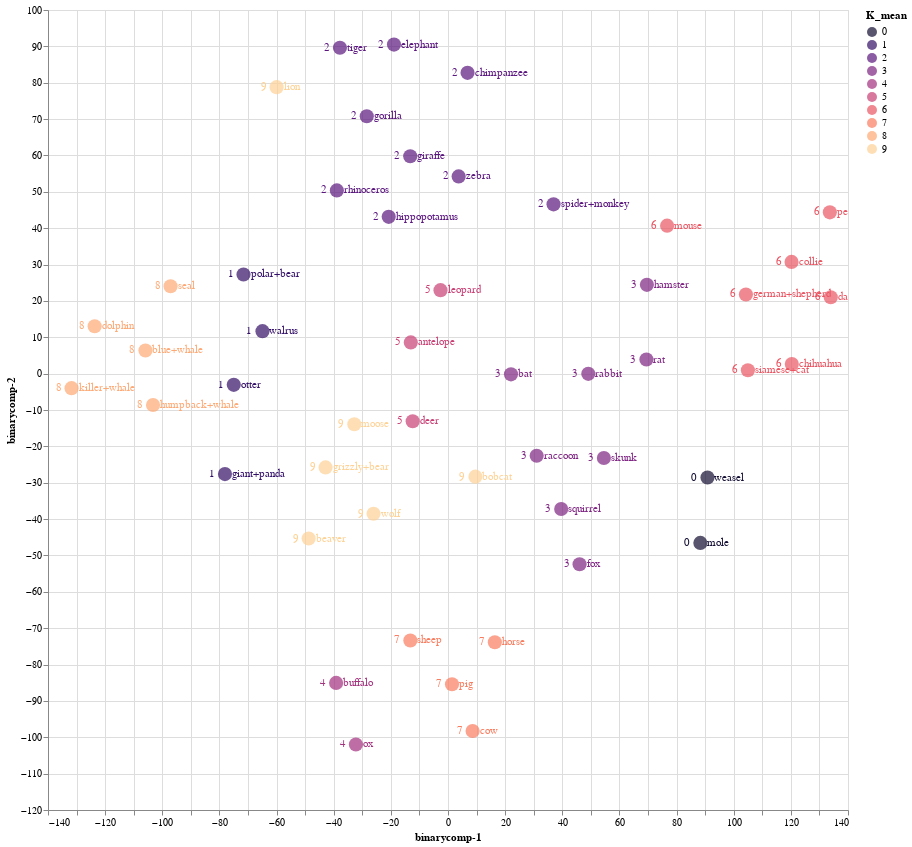

The cell this chart's notebook holds for it:
### Code cell
source = tsne_binary_df1

points = alt.Chart(source).mark_circle(size=200).encode(
    x='binarycomp-1:Q',
    y='binarycomp-2:Q',
    color=alt.Color('K_mean:N', scale=alt.Scale(scheme='Magma'))
    ).properties(
    width=800,
    height=800
)

text1 = points.mark_text(
    align='left',
    baseline='middle',
    dx=7
).encode(
    text='classes:N'
)

text2 = points.mark_text(
    align='right',
    baseline='middle',
    dx=-10
).encode(
    text='K_mean:N'
)

points.interactive() + text1 + text2

### Figure 1 — Vega-Lite specification as saved in the notebook (floating-point values rounded to 4 significant figures)
{"config": {"view": {"continuousWidth": 400, "continuousHeight": 300}}, "layer": [{"mark": {"type": "circle", "size": 200}, "encoding": {"color": {"field": "K_mean", "scale": {"scheme": "Magma"}, "type": "nominal"}, "x": {"field": "binarycomp-1", "type": "quantitative"}, "y": {"field": "binarycomp-2", "type": "quantitative"}}, "height": 800, "selection": {"selector006": {"type": "interval", "bind": "scales", "encodings": ["x", "y"]}}, "width": 800}, {"mark": {"type": "text", "align": "left", "baseline": "middle", "dx": 7}, "encoding": {"color": {"field": "K_mean", "scale": {"scheme": "Magma"}, "type": "nominal"}, "text": {"field": "classes", "type": "nominal"}, "x": {"field": "binarycomp-1", "type": "quantitative"}, "y": {"field": "binarycomp-2", "type": "quantitative"}}, "height": 800, "width": 800}, {"mark": {"type": "text", "align": "right", "baseline": "middle", "dx": -10}, "encoding": {"color": {"field": "K_mean", "scale": {"scheme": "Magma"}, "type": "nominal"}, "text": {"field": "K_mean", "type": "nominal"}, "x": {"field": "binarycomp-1", "type": "quantitative"}, "y": {"field": "binarycomp-2", "type": "quantitative"}}, "height": 800, "width": 800}], "data": {"name": "data-6f274b758df17504d32333930ea67a0c"}, "$schema": "https://vega.github.io/schema/vega-lite/v4.17.0.json", "datasets": {"data-6f274b758df17504d32333930ea67a0c": [{"binarycomp-1": -13.02, "binarycomp-2": 8.595, "classes": "antelope", "order": "ARTIODACTYLA", "family": "BOVIDAE", "K_mean": 5}, {"binarycomp-1": -42.85, "binarycomp-2": -25.79, "classes": "grizzly+bear", "order": "CARNIVORA", "family": "URSIDAE", "K_mean": 9}, {"binarycomp-1": -131.8, "binarycomp-2": -3.99, "classes": "killer+whale", "order": "ARTIODACTYLA", "family": "DELPHINIDAE", "K_mean": 8}, {"binarycomp-1": -48.77, "binarycomp-2": -45.35, "classes": "beaver", "order": "RODENTIA", "family": "APLODONTIIDAE", "K_mean": 9}, {"binarycomp-1": 134.0, "binarycomp-2": 21.01, "classes": "dalmatian", "order": "CARNIVORA", "family": "CANIDAE", "K_mean": 6}, {"binarycomp-1": 133.6, "binarycomp-2": 44.35, "classes": "persian+cat", "order": "CARNIVORA", "family": "FELIDAE", "K_mean": 6}, {"binarycomp-1": 16.4, "binarycomp-2": -73.88, "classes": "horse", "order": "PERISSODACTYLA", "family": "EQUIDAE", "K_mean": 7}, {"binarycomp-1": 104.3, "binarycomp-2": 21.78, "classes": "german+shepherd", "order": "CARNIVORA", "family": "CANIDAE", "K_mean": 6}, {"binarycomp-1": -105.9, "binarycomp-2": 6.373, "classes": "blue+whale", "order": "ARTIODACTYLA", "family": "BALAENOPTERIDAE", "K_mean": 8}, {"binarycomp-1": 105.0, "binarycomp-2": 0.9294, "classes": "siamese+cat", "order": "CARNIVORA", "family": "FELIDAE", "K_mean": 6}, {"binarycomp-1": 54.56, "binarycomp-2": -23.21, "classes": "skunk", "order": "CARNIVORA", "family": "MEPHITIDAE", "K_mean": 3}, {"binarycomp-1": 88.32, "binarycomp-2": -46.55, "classes": "mole", "order": "EULIPOTYPHLA", "family": "TALPIDAE", "K_mean": 0}, {"binarycomp-1": -37.82, "binarycomp-2": 89.62, "classes": "tiger", "order": "CARNIVORA", "family": "FELIDAE", "K_mean": 2}, {"binarycomp-1": -20.76, "binarycomp-2": 43.12, "classes": "hippopotamus", "order": "ARTIODACTYLA", "family": "HIPPOPOTAMIDAE", "K_mean": 2}, {"binarycomp-1": -2.619, "binarycomp-2": 22.96, "classes": "leopard", "order": "CARNIVORA", "family": "FELIDAE", "K_mean": 5}, {"binarycomp-1": -32.79, "binarycomp-2": -13.9, "classes": "moose", "order": "ARTIODACTYLA", "family": "CERVIDAE", "K_mean": 9}, {"binarycomp-1": 36.94, "binarycomp-2": 46.55, "classes": "spider+monkey", "order": "PRIMATES", "family": "ATELIDAE", "K_mean": 2}, {"binarycomp-1": -103.2, "binarycomp-2": -8.612, "classes": "humpback+whale", "order": "ARTIODACTYLA", "family": "BALAENOPTERIDAE", "K_mean": 8}, {"binarycomp-1": -18.91, "binarycomp-2": 90.48, "classes": "elephant", "order": "PROBOSCIDEA", "family": "ELEPHANTIDAE", "K_mean": 2}, {"binarycomp-1": -28.44, "binarycomp-2": 70.79, "classes": "gorilla", "order": "PRIMATES", "family": "HOMINIDAE", "K_mean": 2}, {"binarycomp-1": -32.24, "binarycomp-2": -102.0, "classes": "ox", "order": "ARTIODACTYLA", "family": "BOVIDAE", "K_mean": 4}, {"binarycomp-1": 46.05, "binarycomp-2": -52.41, "classes": "fox", "order": "CARNIVORA", "family": "CANIDAE", "K_mean": 3}, {"binarycomp-1": -13.17, "binarycomp-2": -73.38, "classes": "sheep", "order": "ARTIODACTYLA", "family": "BOVIDAE", "K_mean": 7}, {"binarycomp-1": -97.1, "binarycomp-2": 24.03, "classes": "seal", "order": "CARNIVORA", "family": "PHOCIDAE", "K_mean": 8}, {"binarycomp-1": 6.841, "binarycomp-2": 82.72, "classes": "chimpanzee", "order": "PRIMATES", "family": "HOMINIDAE", "K_mean": 2}, {"binarycomp-1": 69.61, "binarycomp-2": 24.41, "classes": "hamster", "order": "RODENTIA", "family": "CRICETIDAE", "K_mean": 3}, {"binarycomp-1": 39.62, "binarycomp-2": -37.22, "classes": "squirrel", "order": "RODENTIA", "family": "SCIURIDAE", "K_mean": 3}, {"binarycomp-1": -38.9, "binarycomp-2": 50.39, "classes": "rhinoceros", "order": "PERISSODACTYLA", "family": "RHINOCEROTIDAE", "K_mean": 2}, {"binarycomp-1": 49.1, "binarycomp-2": -0.06377, "classes": "rabbit", "order": "LAGOMORPHA", "family": "LEPORIDAE", "K_mean": 3}, {"binarycomp-1": 22.04, "binarycomp-2": -0.1838, "classes": "bat", "order": "CHIROPTERA", "family": "PHYLLOSTOMIDAE", "K_mean": 3}, {"binarycomp-1": -13.22, "binarycomp-2": 59.79, "classes": "giraffe", "order": "ARTIODACTYLA", "family": "GIRAFFIDAE", "K_mean": 2}, {"binarycomp-1": -26.06, "binarycomp-2": -38.53, "classes": "wolf", "order": "CARNIVORA", "family": "CANIDAE", "K_mean": 9}, {"binarycomp-1": 120.3, "binarycomp-2": 2.619, "classes": "chihuahua", "order": "CARNIVORA", "family": "CANIDAE", "K_mean": 6}, {"binarycomp-1": 69.45, "binarycomp-2": 3.887, "classes": "rat", "order": "RODENTIA", "family": "CRICETIDAE", "K_mean": 3}, {"binarycomp-1": 90.82, "binarycomp-2": -28.56, "classes": "weasel", "order": "CARNIVORA", "family": "MUSTELIDAE", "K_mean": 0}, {"binarycomp-1": -74.98, "binarycomp-2": -3.089, "classes": "otter", "order": "CARNIVORA", "family": "MUSTELIDAE", "K_mean": 1}, {"binarycomp-1": -39.16, "binarycomp-2": -85.05, "classes": "buffalo", "order": "ARTIODACTYLA", "family": "BOVIDAE", "K_mean": 4}, {"binarycomp-1": 3.725, "binarycomp-2": 54.25, "classes": "zebra", "order": "PERISSODACTYLA", "family": "EQUIDAE", "K_mean": 2}, {"binarycomp-1": -78.06, "binarycomp-2": -27.62, "classes": "giant+panda", "order": "CARNIVORA", "family": "URSIDAE", "K_mean": 1}, {"binarycomp-1": -12.36, "binarycomp-2": -13.1, "classes": "deer", "order": "ARTIODACTYLA", "family": "CERVIDAE", "K_mean": 5}, {"binarycomp-1": 9.593, "binarycomp-2": -28.34, "classes": "bobcat", "order": "CARNIVORA", "family": "FELIDAE", "K_mean": 9}, {"binarycomp-1": 1.404, "binarycomp-2": -85.42, "classes": "pig", "order": "ARTIODACTYLA", "family": "SUIDAE", "K_mean": 7}, {"binarycomp-1": -59.99, "binarycomp-2": 78.79, "classes": "lion", "order": "CARNIVORA", "family": "FELIDAE", "K_mean": 9}, {"binarycomp-1": 76.69, "binarycomp-2": 40.69, "classes": "mouse", "order": "RODENTIA", "family": "CRICETIDAE", "K_mean": 6}, {"binarycomp-1": -71.57, "binarycomp-2": 27.28, "classes": "polar+bear", "order": "CARNIVORA", "family": "URSIDAE", "K_mean": 1}, {"binarycomp-1": 120.2, "binarycomp-2": 30.72, "classes": "collie", "order": "CARNIVORA", "family": "CANIDAE", "K_mean": 6}, {"binarycomp-1": -64.93, "binarycomp-2": 11.67, "classes": "walrus", "order": "CARNIVORA", "family": "ODOBENIDAE", "K_mean": 1}, {"binarycomp-1": 31.04, "binarycomp-2": -22.57, "classes": "raccoon", "order": "CARNIVORA", "family": "PROCYONIDAE", "K_mean": 3}, {"binarycomp-1": 8.61, "binarycomp-2": -98.26, "classes": "cow", "order": "ARTIODACTYLA", "family": "BOVIDAE", "K_mean": 7}, {"binarycomp-1": -123.7, "binarycomp-2": 13.03, "classes": "dolphin", "order": "ARTIODACTYLA", "family": "DELPHINIDAE", "K_mean": 8}]}}
